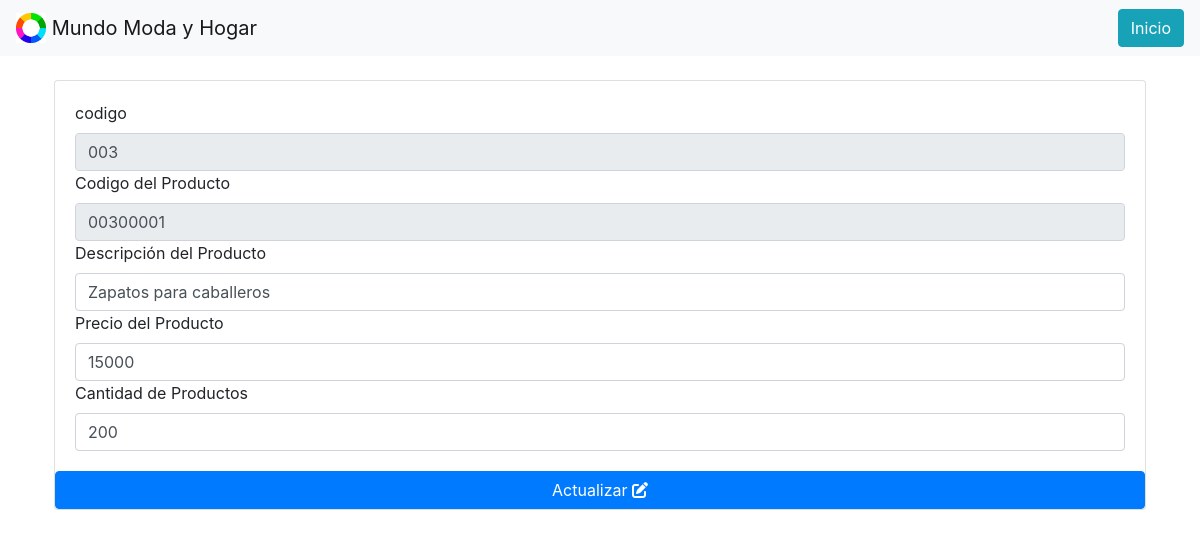
The page /php/update.php?id=181 on the database its author committed.
### tables this page shows
CREATE TABLE IF NOT EXISTS `inventario_excel` (
  `id` int(10) NOT NULL AUTO_INCREMENT,
  `cod_inv` varchar(10) NOT NULL,
  `cod_pro` varchar(10) NOT NULL,
  `nom_pro` varchar(200) NOT NULL,
  `pro_price` int(10) NOT NULL,
  `quantity` int(10) NOT NULL,
  PRIMARY KEY (`id`)
);

### php/update.php (the view, shortened to what this page needs)
<?php
include('db.php');
include('../includes/headerTwo.php');
  if(isset($_GET['id'])){
       $id = $_GET['id'];
        $query ="SELECT * FROM inventario_excel WHERE id=$id";
        $result = mysqli_query($conn, $query);
      if(mysqli_num_rows($result)==1){
         $row = mysqli_fetch_array($result);
         $id = $row['id'];
         $code = $row['cod_inv'];
         $codeTwo = $row['cod_pro'];
         $description = $row['nom_pro'];
         $price = $row['pro_price'];
         $cant = $row['quantity'];
      }
  }else{
}
?>
<link rel="stylesheet" href="https://stackpath.bootstrapcdn.com/bootstrap/4.4.1/css/bootstrap.min.css">
<div class="container p-4">
              <div class="card">
                <div class="card-body">
                  <form action="update.php?id=<?php echo $id;?>" method="POST">
                  <label for="name_product">codigo</label>
                                    <input type="text" value="<?php echo $code; ?>" class="form-control" disabled>
                                    <label for="name_product">Codigo del Producto</label>
                                    <input type="text" value="<?php echo $code.$codeTwo; ?>" class="form-control" disabled>
                                    <label for="name_product">Descripci&oacute;n del Producto</label>
                                    <input type="text" name="new" class="form-control" value="<?php echo $description; ?>" placeholder="Ingrese precio del producto" required>
                                    <label for="name_product">Precio del Producto</label>
                                    <input type="text" name="new2" class="form-control" value="<?php echo $price; ?>" placeholder="Ingrese nombre del producto" required>
                                    <label for="name_product">Cantidad de Productos</label>
                                    <input type="text" name="new3" class="form-control" value="<?php echo $cant; ?>" placeholder="Ingrese cantidad de productos" required>
                                </div>
                              <button name="update_product" class="btn btn-primary">Actualizar <i class="fas fa-edit"></i></button>
                </div>
              </div>

### rows shown on the page
inventario_excel: cod_inv "003", cod_inv+cod_pro "00300001", new "Zapatos para caballeros", new2 "15000", new3 "200"
